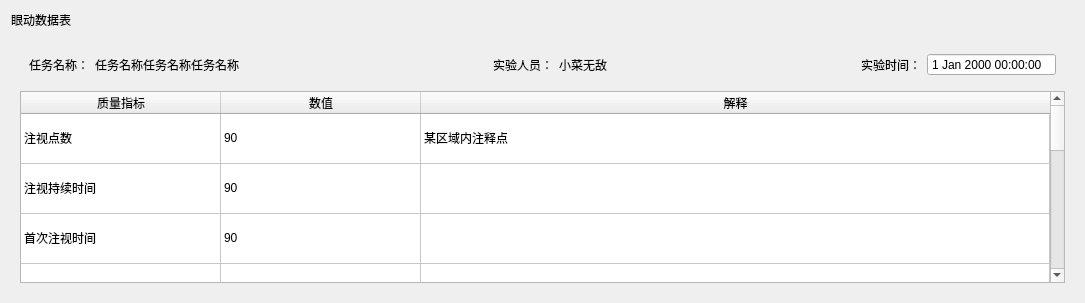
                <widget class="QWidget" name="page">
                 <layout class="QVBoxLayout" name="verticalLayout_4">
                  <item>
                   <widget class="QLabel" name="label">
                    <property name="text">
                     <string>眼动数据表</string>
                    </property>
                   </widget>
                  </item>
                  <item>
                   <widget class="QWidget" name="widget_4" native="true">
                    <layout class="QVBoxLayout" name="verticalLayout_2">
                     <item>
                      <widget class="QWidget" name="widget_5" native="true">
                       <layout class="QHBoxLayout" name="horizontalLayout_4">
                        <item>
                         <widget class="QLabel" name="label_2">
                          <property name="text">
                           <string>任务名称：</string>
                          </property>
                         </widget>
                        </item>
                        <item>
                         <widget class="QLabel" name="label_5">
                          <property name="text">
                           <string>任务名称任务名称任务名称</string>
                          </property>
                         </widget>
                        </item>
                        <item>
                         <spacer name="horizontalSpacer_2">
                          <property name="orientation">
                           <enum>Qt::Orientation::Horizontal</enum>
                          </property>
                          <property name="sizeHint" stdset="0">
                           <size>
                            <width>248</width>
                            <height>20</height>
                           </size>
                          </property>
                         </spacer>
                        </item>
                        <item>
                         <widget class="QLabel" name="label_3">
                          <property name="text">
                           <string>实验人员：</string>
                          </property>
                         </widget>
                        </item>
                        <item>
                         <widget class="QLabel" name="label_6">
                          <property name="text">
                           <string>小菜无敌</string>
                          </property>
                         </widget>
                        </item>
                        <item>
                         <spacer name="horizontalSpacer_3">
                          <property name="orientation">
                           <enum>Qt::Orientation::Horizontal</enum>
                          </property>
                          <property name="sizeHint" stdset="0">
                           <size>
                            <width>248</width>
                            <height>20</height>
                           </size>
                          </property>
                         </spacer>
                        </item>
                        <item>
                         <widget class="QLabel" name="label_4">
                          <property name="text">
                           <string>实验时间：</string>
                          </property>
                         </widget>
                        </item>
                        <item>
                         <widget class="QDateTimeEdit" name="dateTimeEdit">
                          <property name="buttonSymbols">
                           <enum>QAbstractSpinBox::ButtonSymbols::NoButtons</enum>
                          </property>
                         </widget>
                        </item>
                       </layout>
                      </widget>
                     </item>
                     <item>
                      <widget class="QTableWidget" name="tableWidget">
                       <property name="frameShape">
                        <enum>QFrame::Shape::StyledPanel</enum>
                       </property>
                       <property name="frameShadow">
                        <enum>QFrame::Shadow::Plain</enum>
                       </property>
                       <attribute name="horizontalHeaderDefaultSectionSize">
                        <number>200</number>
                       </attribute>
                       <attribute name="horizontalHeaderStretchLastSection">
                        <bool>true</bool>
                       </attribute>
                       <attribute name="verticalHeaderVisible">
                        <bool>false</bool>
                       </attribute>
                       <attribute name="verticalHeaderMinimumSectionSize">
                        <number>50</number>
                       </attribute>
                       <attribute name="verticalHeaderDefaultSectionSize">
                        <number>50</number>
                       </attribute>
                       <row>
                        <property name="text">
                         <string>注视点数</string>
                        </property>
                       </row>
                       <row>
                        <property name="text">
                         <string>注视持续时间</string>
                        </property>
                       </row>
                       <row>
                        <property name="text">
                         <string>首次注视时间</string>
                        </property>
                       </row>
                       <row>
                        <property name="text">
                         <string>累计注视时间</string>
                        </property>
                       </row>
                       <row>
                        <property name="text">
                         <string>瞳孔直径</string>
                        </property>
                       </row>
                       <row>
                        <property name="text">
                         <string>眼睑开度</string>
                        </property>
                       </row>
                       <row>
                        <property name="text">
                         <string>回视次数</string>
                        </property>
                       </row>
                       <row>
                        <property name="text">
                         <string>眨眼率</string>
                        </property>
                       </row>
                       <row>
                        <property name="text">
                         <string>眨眼时间</string>
                        </property>
                       </row>
                       <row>
                        <property name="text">
                         <string>扫描路径长度</string>
                        </property>
                       </row>
                       <row>
                        <property name="text">
                         <string>扫描持续时间</string>
                        </property>
                       </row>
                       <column>
                        <property name="text">
                         <string>质量指标</string>
                        </property>
                       </column>
                       <column>
                        <property name="text">
                         <string>数值</string>
                        </property>
                       </column>
                       <column>
                        <property name="text">
                         <string>解释</string>
                        </property>
                       </column>
                       <item row="0" column="0">
                        <property name="text">
                         <string>注视点数</string>
                        </property>
                       </item>
                       <item row="0" column="1">
                        <property name="text">
                         <string>90</string>
                        </property>
                       </item>
                       <item row="0" column="2">
                        <property name="text">
                         <string>某区域内注释点</string>
                        </property>
                       </item>
                       <item row="1" column="0">
                        <property name="text">
                         <string>注视持续时间</string>
                        </property>
                       </item>
                       <item row="1" column="1">
                        <property name="text">
                         <string>90</string>
                        </property>
                       </item>
                       <item row="2" column="0">
                        <property name="text">
                         <string>首次注视时间</string>
                        </property>
                       </item>
                       <item row="2" column="1">
                        <property name="text">
                         <string>90</string>
                        </property>
                       </item>
                       <item row="3" column="0">
                        <property name="text">
                         <string>累计注视时间</string>
                        </property>
                       </item>
                       <item row="3" column="1">
                        <property name="text">
                         <string>90</string>
                        </property>
                       </item>
                       <item row="4" column="0">
                        <property name="text">
                         <string>瞳孔直径</string>
                        </property>
                       </item>
                       <item row="4" column="1">
                        <property name="text">
                         <string>90</string>
                        </property>
                       </item>
                       <item row="5" column="0">
                        <property name="text">
                         <string>眼睑开度</string>
                        </property>
                       </item>
                       <item row="5" column="1">
                        <property name="text">
                         <string>90</string>
                        </property>
                       </item>
                       <item row="6" column="0">
                        <property name="text">
                         <string>回视次数</string>
                        </property>
                       </item>
                       <item row="6" column="1">
                        <property name="text">
                         <string>90</string>
                        </property>
                       </item>
                       <item row="7" column="0">
                        <property name="text">
                         <string>眨眼率</string>
                        </property>
                       </item>
                       <item row="7" column="1">
                        <property name="text">
                         <string>90</string>
                        </property>
                       </item>
                       <item row="8" column="0">
                        <property name="text">
                         <string>眨眼时间</string>
                        </property>
                       </item>
                       <item row="8" column="1">
                        <property name="text">
                         <string>90</string>
                        </property>
                       </item>
                       <item row="9" column="0">
                        <property name="text">
                         <string>扫描路径长度</string>
                        </property>
                       </item>
                       <item row="9" column="1">
                        <property name="text">
                         <string>90</string>
                        </property>
                       </item>
                       <item row="10" column="0">
                        <property name="text">
                         <string>扫描持续时间</string>
                        </property>
                       </item>
                       <item row="10" column="1">
                        <property name="text">
                         <string>90</string>
                        </property>
                       </item>
                      </widget>
                     </item>
                    </layout>
                   </widget>
                  </item>
                 </layout>
                </widget>
